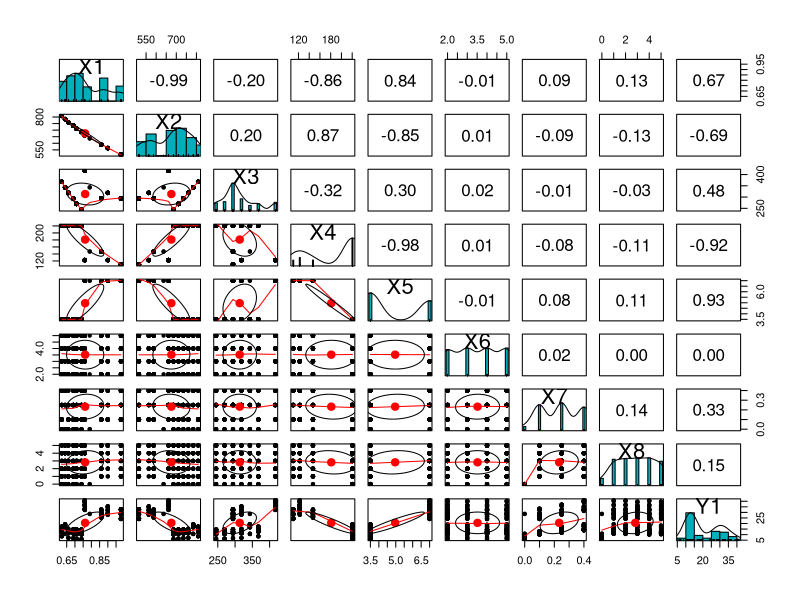
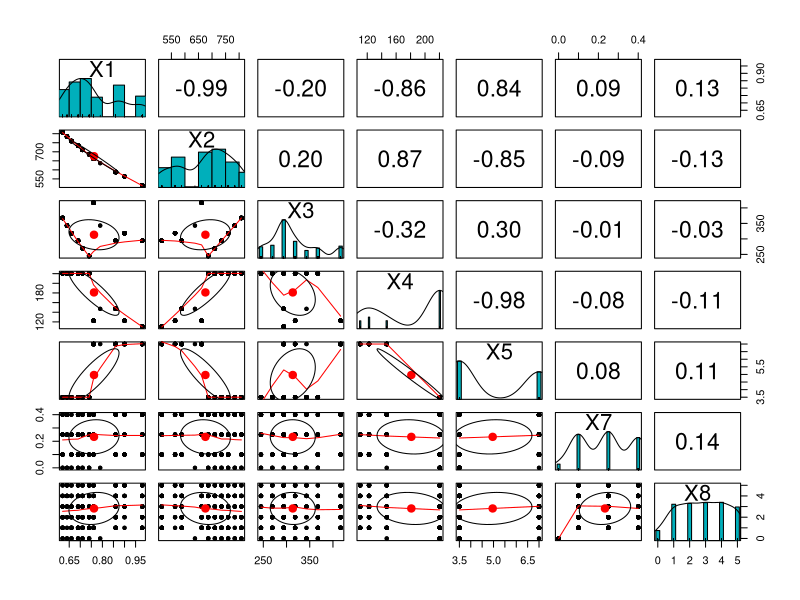

R code for these plots, in order: (Note: this script raises an error after producing the figures.)
setwd('C:/Users/Lee/iCloudDrive/Document/Boston University/CS555 Data with R/Final Project')
getwd()

##### read csv
# X1 Relative Compactness
# X2 Surface Area
# X3 Wall Area
# X4 Roof Area
# X5 Overall Height
# X6 Orientation
# X7 Glazing Area
# X8 Glazing Area Distribution
# y1 Heating Load
dfReduced = read.csv('reducedData.csv')
dfReduced = dfReduced[colnames(dfReduced) != 'X'] # drop the index columns

##### My best selection
# correlation
# check correlation matrix first
library(psych)
pairs.panels(dfReduced, 
             method = "pearson", # correlation method
             hist.col = "#00AFBB",
             density = TRUE,  # show density plots
             ellipses = TRUE # show correlation ellipses
)

# do t-test on Correlation on X6, X7, X8, based on alpha = 0.95
a = 0.95

temp = cor.test(x = dfReduced$X6, y = dfReduced$Y1)
print(temp$p.value)
temp$p.value < (1 - a) / 2 # if False, fail to reject the null hypothesis

temp = cor.test(x = dfReduced$X7, y = dfReduced$Y1)
print(temp$p.value)
temp$p.value < (1 - a) / 2 # if False, fail to reject the null hypothesis

temp = cor.test(x = dfReduced$X8, y = dfReduced$Y1)
print(temp$p.value)
temp$p.value < (1 - a) / 2 # if False, fail to reject the null hypothesis

# after the t-test, we should drop X6 because there is no correlation between X5 and Y1
drop = c('X6') # drop three columns
dfReduced1 = dfReduced[, !(names(dfReduced) %in% drop)]
colnames(dfReduced1) # check if droping successfully

pairs.panels(dfReduced1[, 1:7], 
             method = "pearson", # correlation method
             hist.col = "#00AFBB",
             density = TRUE,  # show density plots
             ellipses = TRUE # show correlation ellipses
)

# X1 has -0.99 correlated to X2
# drop one of them, drop X2
a = 0.95
temp = cor.test(x = dfReduced1$X1, y = dfReduced1$X2)
print(temp$p.value)
temp$p.value < (1 - a) / 2 # if False, fail to reject the null hypothesis
drop = c('X2') # drop three columns
dfReduced1 = dfReduced1[, !(names(dfReduced1) %in% drop)]
colnames(dfReduced1) # check if droping successfully

# X4 has -0.98 correlated to X5
# drop one of them, drop X5
a = 0.95
temp = cor.test(x = dfReduced1$X1, y = dfReduced1$X2)
print(temp$p.value)
temp$p.value < (1 - a) / 2 # if False, fail to reject the null hypothesis
drop = c('X5') # drop three columns
dfReduced1 = dfReduced1[, !(names(dfReduced1) %in% drop)]
colnames(dfReduced1) # check if droping successfully

# check how much improvement we achieve
# mBefore is using the raw data
# mAfter is using the data after removing top residual, and reducing the data down to 500
# mAfterClean is using the data after dropping irrelevant columns
mAfterClean = lm(data = dfReduced1, formula = Y1 ~ .) # make a linear model for fully cleaned dataset

summary(mAfterClean)
sum(mAfterClean$residuals^2) # res SS

# compare between 
# check if mAfter and mAfterClean have a significant difference
alpha = 0.95

anova(mAfter, mAfterClean)$`Pr(>F)`[2] < (1 - alpha) # if True, reject the null hypothesis

par(mfrow = c(1,2))
plot(mAfter, which = 1)
plot(mAfterClean, which = 1)


##### MLR modeling comparison
# dfReduced is the dataset with only 500 data rows

# my best
myBest = lm(data = dfReduced, formula = Y1 ~ X1 + X3 + X4 + X7 + X8)
summary(myBest)
# forward
m2 = lm(data = dfReduced, formula = Y1 ~ 1)
mForward = step(m2, direciton = 'forward', scope = ~ X1 + X2 + X3 + X4 + X5 + X6 + X7 + X8)
summary(mForward)
sum(mForward$residuals^2)
# backward
m3 = lm(data = dfReduced, formula = Y1 ~ X1 + X2 + X3 + X4 + X5 + X6 + X7 + X8)
mBackward = step(m3, direction = 'backward')
summary(mBackward)
sum(mBackward$residuals^2)


